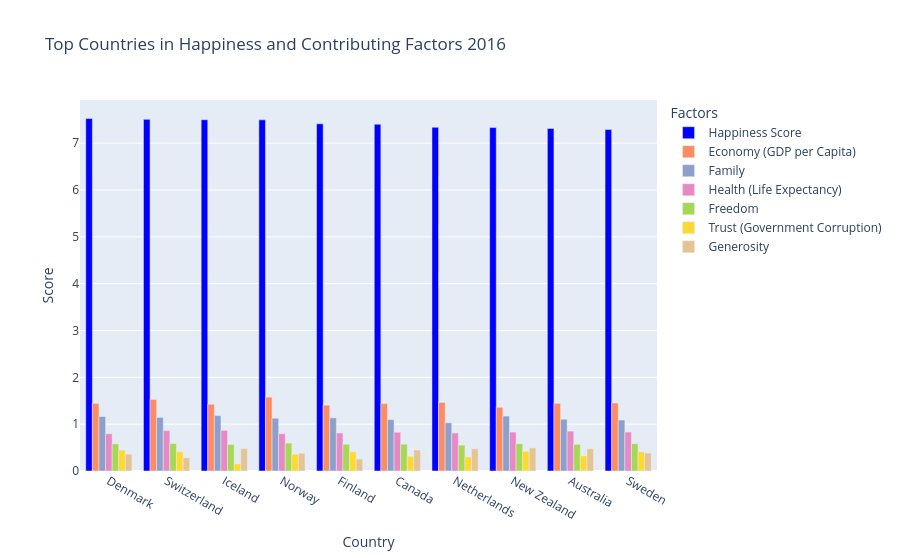

The notebook cell saved with this chart:
### Code cell
# Finding the top countries for each factor
top_countries = df_16.nlargest(10, 'Happiness Score')

# Create a bar chart for overall happiness score
fig = go.Figure()

fig.add_trace(go.Bar(
    x=top_countries['Country'],
    y=top_countries['Happiness Score'],
    name='Happiness Score',
    marker_color='blue'
))

for factor in ['Economy (GDP per Capita)', 'Family', 'Health (Life Expectancy)', 
               'Freedom', 'Trust (Government Corruption)', 'Generosity']:
    fig.add_trace(go.Bar(
        x=top_countries['Country'],
        y=top_countries[factor],
        name=factor,
        marker_color=px.colors.qualitative.Set2[len(fig.data) % len(px.colors.qualitative.Set2)]
    ))

fig.update_layout(
    title='Top Countries in Happiness and Contributing Factors 2016',
    barmode='group',
    xaxis_title='Country',
    yaxis_title='Score',
    legend_title='Factors'
)

fig.show()

### Figure 1 — Plotly figure (JSON) as saved in the notebook; plotly's stock layout.template omitted (floating-point values rounded to 4 significant figures)
{"data": [{"marker": {"color": "blue"}, "name": "Happiness Score", "type": "bar", "x": ["Denmark", "Switzerland", "Iceland", "Norway", "Finland", "Canada", "Netherlands", "New Zealand", "Australia", "Sweden"], "y": [7.526, 7.509, 7.501, 7.498, 7.413, 7.404, 7.339, 7.334, 7.313, 7.291]}, {"marker": {"color": "rgb(252,141,98)"}, "name": "Economy (GDP per Capita)", "type": "bar", "x": ["Denmark", "Switzerland", "Iceland", "Norway", "Finland", "Canada", "Netherlands", "New Zealand", "Australia", "Sweden"], "y": [1.442, 1.527, 1.427, 1.577, 1.406, 1.44, 1.465, 1.361, 1.444, 1.452]}, {"marker": {"color": "rgb(141,160,203)"}, "name": "Family", "type": "bar", "x": ["Denmark", "Switzerland", "Iceland", "Norway", "Finland", "Canada", "Netherlands", "New Zealand", "Australia", "Sweden"], "y": [1.164, 1.145, 1.183, 1.127, 1.135, 1.096, 1.029, 1.173, 1.105, 1.088]}, {"marker": {"color": "rgb(231,138,195)"}, "name": "Health (Life Expectancy)", "type": "bar", "x": ["Denmark", "Switzerland", "Iceland", "Norway", "Finland", "Canada", "Netherlands", "New Zealand", "Australia", "Sweden"], "y": [0.795, 0.863, 0.8673, 0.7958, 0.8109, 0.8276, 0.8123, 0.831, 0.8512, 0.8312]}, {"marker": {"color": "rgb(166,216,84)"}, "name": "Freedom", "type": "bar", "x": ["Denmark", "Switzerland", "Iceland", "Norway", "Finland", "Canada", "Netherlands", "New Zealand", "Australia", "Sweden"], "y": [0.5794, 0.5856, 0.5662, 0.5961, 0.571, 0.5737, 0.5521, 0.5815, 0.5684, 0.5822]}, {"marker": {"color": "rgb(255,217,47)"}, "name": "Trust (Government Corruption)", "type": "bar", "x": ["Denmark", "Switzerland", "Iceland", "Norway", "Finland", "Canada", "Netherlands", "New Zealand", "Australia", "Sweden"], "y": [0.4445, 0.412, 0.1497, 0.3578, 0.41, 0.3133, 0.2993, 0.419, 0.3233, 0.4087]}, {"marker": {"color": "rgb(229,196,148)"}, "name": "Generosity", "type": "bar", "x": ["Denmark", "Switzerland", "Iceland", "Norway", "Finland", "Canada", "Netherlands", "New Zealand", "Australia", "Sweden"], "y": [0.3617, 0.2808, 0.4768, 0.379, 0.2549, 0.4483, 0.4742, 0.494, 0.4741, 0.3825]}], "layout": {"barmode": "group", "legend": {"title": {"text": "Factors"}}, "title": {"text": "Top Countries in Happiness and Contributing Factors 2016"}, "xaxis": {"title": {"text": "Country"}}, "yaxis": {"title": {"text": "Score"}}}}
